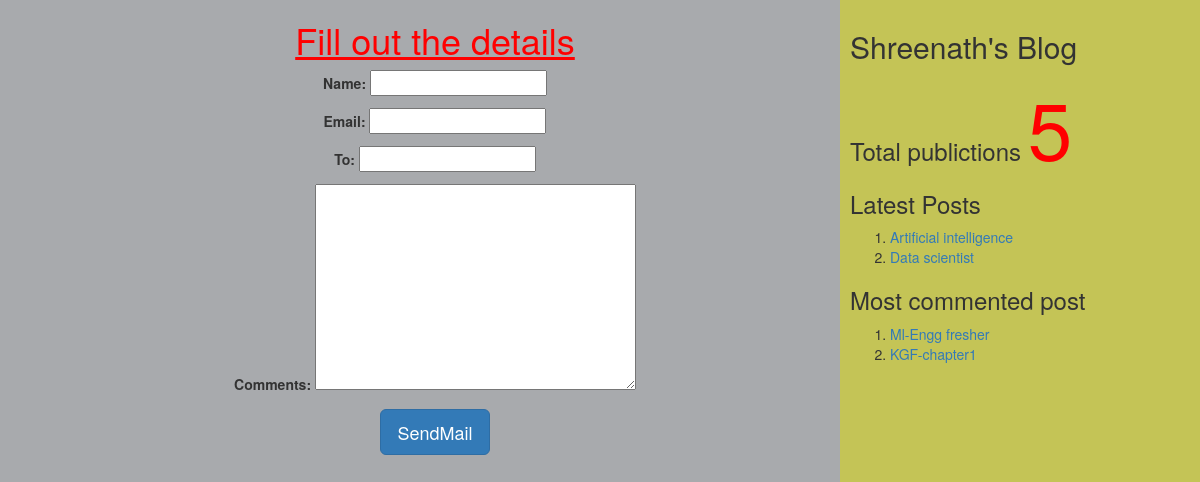
Screenshot of /1/share with the database file from the repository.
### myApp/models.py (models this page shows, shortened)
class Post(models.Model):
          STATUS_CHOICES=(('draft','Draft'),('published','Published'))
          title=models.CharField(max_length=256)
          slug=models.SlugField(max_length=264,unique_for_date='publish')
          author=models.ForeignKey(User,related_name='blog_posts',on_delete= models.CASCADE)
          body=models.TextField()
          publish=models.DateTimeField(default=timezone.now)
          created=models.DateTimeField(auto_now_add=True)
          updated=models.DateTimeField(auto_now=True)
          status= models.CharField(max_length=10,choices=STATUS_CHOICES,default='draft')
          objects=CustomManager()
          class Meta:
                ordering=('-publish',)
          def get_absolute_url(self):
                return reverse('post_detail',args=[self.publish.year,self.publish.strftime('%m'),self.publish.strftime('%d'),self.slug])

### myApp/views.py (the view, shortened to what this page needs)
# urls.py: url(r'^(?P<id>\d+)/share',views.mail_send_view),
def mail_send_view(request,id):
    post=get_object_or_404(Post,id=id,status='published')
    form=EmailSendForm()
    d={'post':post,'form':form}
    return render(request,'myApp/sharebymail.html',d)

### myApp/forms.py
class EmailSendForm(forms.Form):
    name=forms.CharField()
    email=forms.EmailField()
    to=forms.EmailField()
    comments=forms.CharField(required=False,widget=forms.Textarea)

### myApp/models.py (called while the page is built)
    def get_queryset(self):
        return super().get_queryset().filter(status='published')

### myApp/templatetags/mytags.py (called while the page is built)
@register.simple_tag
def total_posts():
    return Post.objects.count()

@register.inclusion_tag('myApp/latest_post.html')
def show_latest_posts(count=3):
    latest_posts=Post.objects.order_by('-publish')[:count]
    return {'latest_posts':latest_posts}

@register.simple_tag
def get_most_commented_posts(count=2):
    return Post.objects.annotate(total_comments=Count('comments')).order_by('-total_comments')[:count]

### templates/myApp/sharebymail.html (shortened to what this page needs)
<html>
{%extends "myApp/parent.html"%}
     {%block content_block%}
     <center>
     <h1 style="color:red"><u>Fill out the details</u></h1>
    <form  method="post">
      {{form.as_p}}
      <input type="submit" class='btn btn-lg btn-primary' value="SendMail">
       </form>
      </center>
    {%endblock%}

### templates/myApp/parent.html (shortened to what this page needs)
<html>
{%load mytags%}
    <head>
        <link rel="stylesheet" href="https://maxcdn.bootstrapcdn.com/bootstrap/3.3.7/css/bootstrap.min.css">
    </head>
    <body>
        <div class="content" style="width:70%;float:left;background-color:a8aaad;height:300%;padding:0 0 0 30px">
              {%block content_block%}
              {%endblock%}
        </div>
        <div class="sidebar" style="width:30%;float:right;background-color:#c4c456;height:300%;padding:10px">
            <h2>Shreenath's Blog</h2>
            <h3>Total publictions
              <span style="color:red;font-size:80px">
              {%total_posts%}</span>
              <h3>Latest Posts</h3>
              {% show_latest_posts 2 %}
              <h3>Most commented post</h3>
              {%get_most_commented_posts as m%}
              <ol>
                {%for post in m%}
                <li><a href="{{post.get_absolute_url}}">{{post.title}}</a></li>
                {%endfor%}
              </ol>
            </h3>
        </div>
    </body>
</html>

### templates/myApp/latest_post.html
<!DOCTYPE html>
<html lang="en" dir="ltr">
  <body>
    <ol>
    {%for post in latest_posts%}
    <li><a href="{{post.get_absolute_url}}">{{post.title}}</a></li>
    {%endfor%}
    </ol>
  </body>
</html>

### rows the page displays
Post: title "Artificial intelligence"
Post: title "Data scientist"
Post: title "Ml-Engg fresher"
Post: title "KGF-chapter1"
